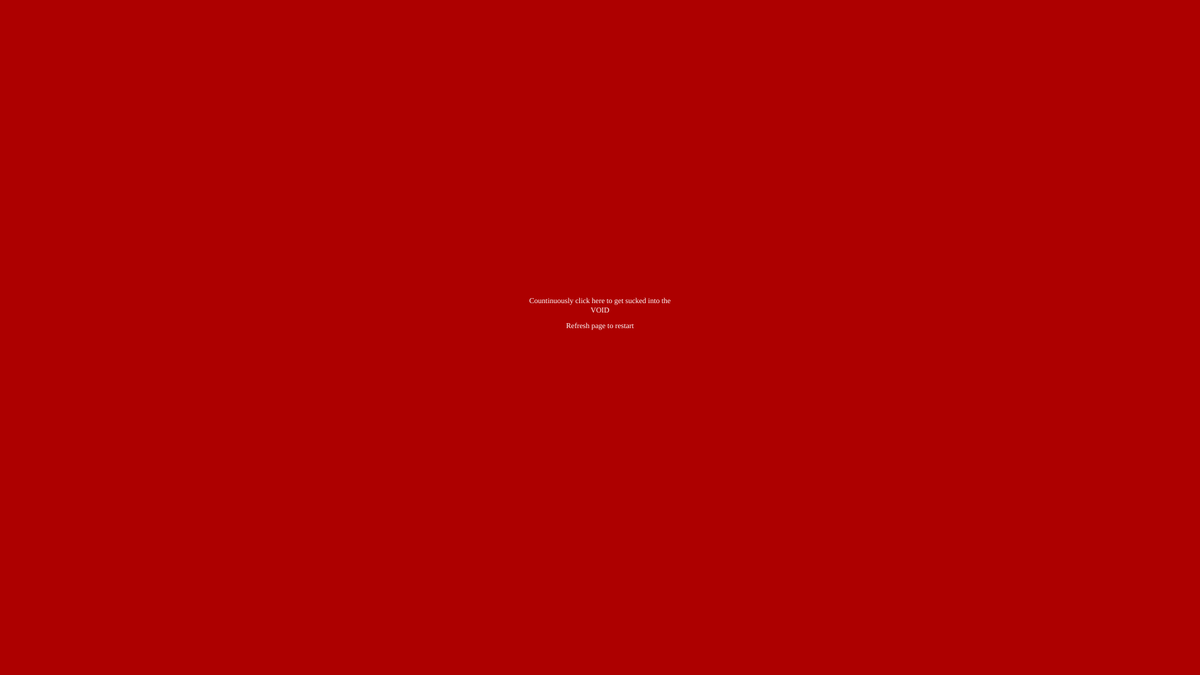
Frame 1 (no input)
Frame 60 (no input): identical to frame 1, image omitted
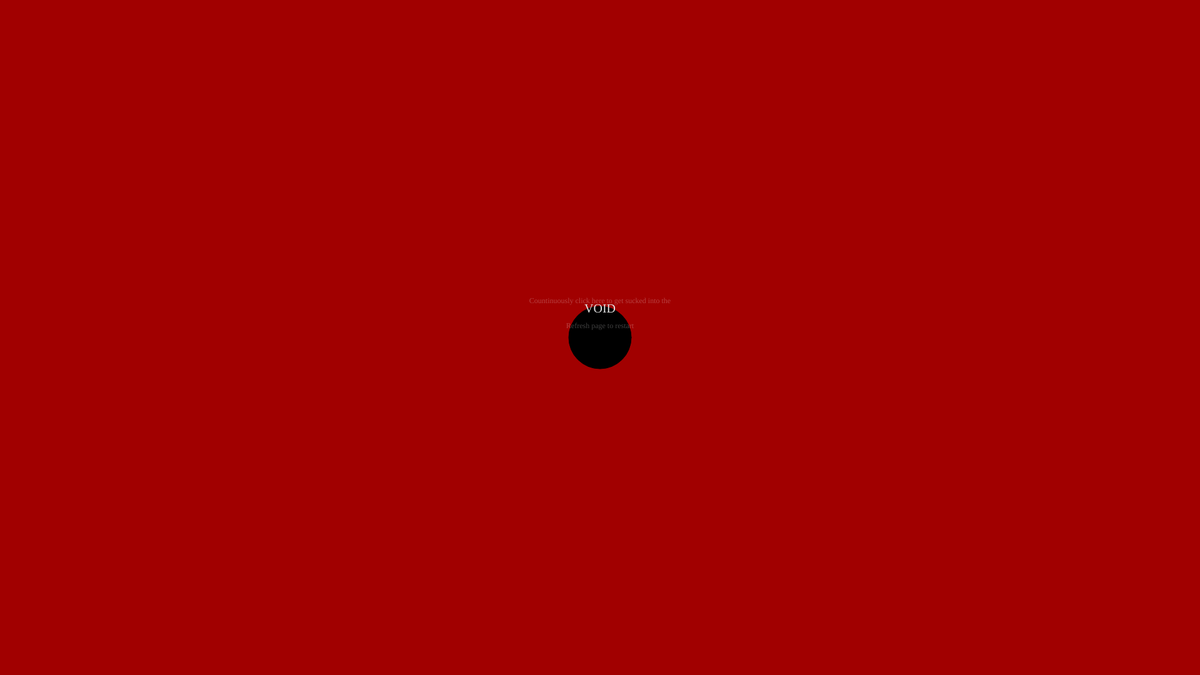
Frame 120 (the mouse pressed at the canvas centre since frame 60)

The p5.js sketch that drew these frames (run headless with seeded random() and noise() and a simulated clock; from frame 60 on, the mouse is pressed at the canvas centre):

// p5.js sketch
// ── sketch.js
var diam1=0;//determines text size.
    black=173;//determines bg color.
    diam2=0;//determines where ellipse on mouse is centered. 
    diam3=255;//determines "VOID" color.
    diam4=255; //determines transparency.

                    //had to set multiple variables because I wanted different objects to either lose transparency or color at different rates.
function setup() {
	createCanvas(1920, 1080); //went for screen size
}


function draw() {
  background(black ,0,0); 

  fill(0,0,0,255); 
  ellipse(mouseX, mouseY, diam2, diam2);
  fill(0,0,0);
//removed the stroke and strokeweight in order to make the ellipse seem invisible before clicking.
 {
  textSize(0);
  textFont("Segoe UI Black");
  textAlign(CENTER);
  fill(255,255,255,diam4); //made this text go transparent after a couple of clicks in order to remove it.
text("Countinuously click here to get sucked into the",960,485);
text("Refresh page to restart", 960, 525);

}
  textSize(diam1);
  textFont("Segoe UI Black");
  textAlign(CENTER);
  fill(diam3,diam3,diam3);
  text("VOID",960, 500);

  
}

  
function mousePressed(){  //allows the expansion of the ellipse to match with the dimming of the background.
  if(diam1>1000){
    diam1=0;
  if(diam2>200){
  	diam2=0;
  if(diam3>255){
  	diam3=0;
  if(black>173){
  	black=0;
  if(diam4>1000){
  	diam4=0;
  }
  }
  }
  }
  }else{
  	                //paired up the different variables with different parts of the function in order to create a somewhat seamless transition of the black ellipse swallowing everything
    diam1=diam1+20;//determines rate at which textSize increases
    diam2=diam2+100;//determines rate at which ellipse expands
    diam3=diam3-30;//determines rate at which 'VOID' rgb goes to 0
    black=black-12;//determines rate at with rgb of bg goes to 0
    diam4=diam4-190;//determines rate at which transparency drops
  }
}
